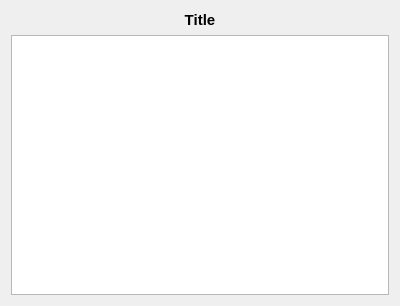
<?xml version="1.0" encoding="UTF-8"?>
<ui version="4.0">
 <class>FormResult</class>
 <widget class="QWidget" name="FormResult">
  <property name="geometry">
   <rect>
    <x>0</x>
    <y>0</y>
    <width>400</width>
    <height>306</height>
   </rect>
  </property>
  <property name="windowTitle">
   <string>Form</string>
  </property>
  <layout class="QVBoxLayout" name="verticalLayout">
   <item>
    <widget class="QLabel" name="labelTitle">
     <property name="font">
      <font>
       <pointsize>11</pointsize>
       <weight>75</weight>
       <bold>true</bold>
      </font>
     </property>
     <property name="text">
      <string>Title</string>
     </property>
     <property name="alignment">
      <set>Qt::AlignCenter</set>
     </property>
    </widget>
   </item>
   <item>
    <widget class="QTableWidget" name="tableWidgetAirports">
     <property name="editTriggers">
      <set>QAbstractItemView::NoEditTriggers</set>
     </property>
     <property name="selectionBehavior">
      <enum>QAbstractItemView::SelectRows</enum>
     </property>
    </widget>
   </item>
  </layout>
 </widget>
 <resources/>
 <connections/>
</ui>
